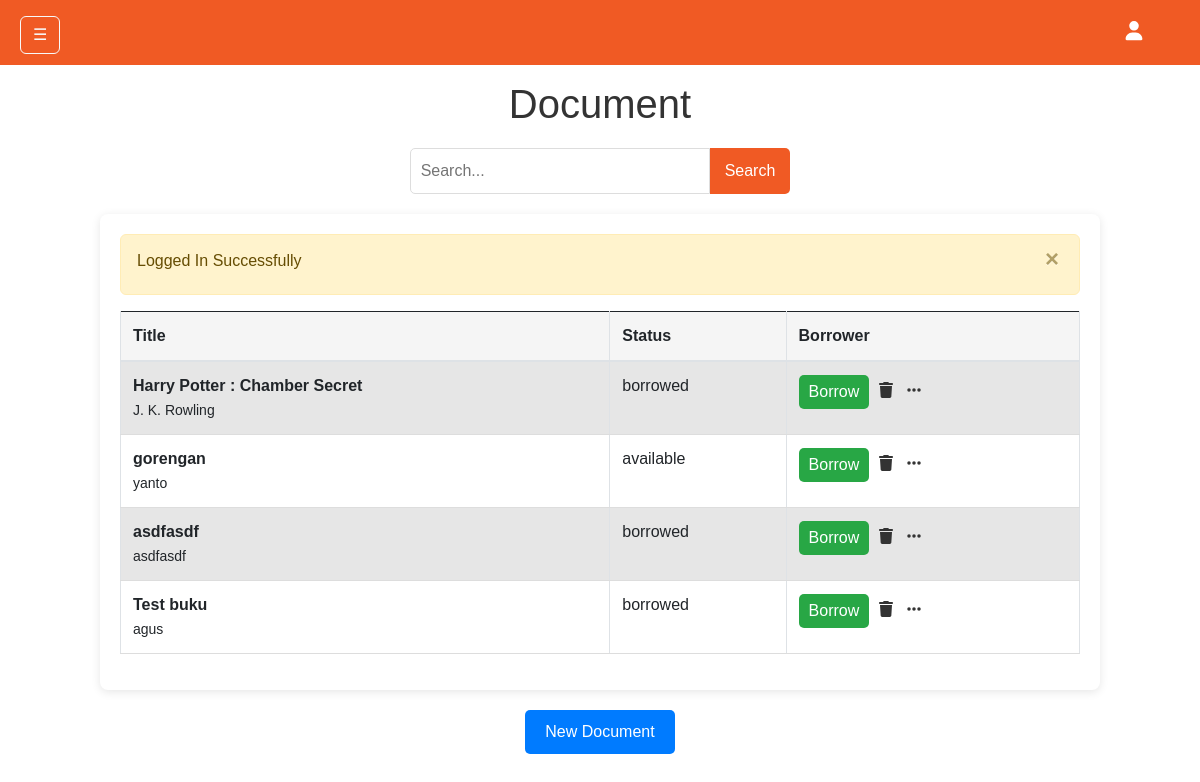
Page /admin/document.php (signed in) on the committed database.
### tables this page shows
CREATE TABLE `document` (
  `id` varchar(13) NOT NULL,
  `tittle` varchar(80) NOT NULL,
  `author` varchar(70) NOT NULL,
  `status` enum('available','borrowed') NOT NULL
);

### admin/document.php (the view, shortened to what this page needs)
<?php include('view/header.php') ?>
<h1 class="main-title">Document</h1>
<div class="search-bar">
    <input type="text" id="searchInput" placeholder="Search...">
    <button onclick="searchTable()">Search</button>
</div>
<div class="table-container">
    <?php
    $document = getAll('document');
    if (mysqli_num_rows($document) > 0) {
    ?>
        <div class="table-responsive">
            <table class="table table-striped table-bordered">
                <thead>
                    <tr>
                        <th>Title</th>
                        <th>Status</th>
                        <th>Borrower</th>
                    </tr>
                </thead>
                <tbody>
                    <?php foreach ($document as $documentItem) : ?>
                        <tr>
                            <td>
                                <strong><?= $documentItem['tittle'] ?></strong><br>
                                <small><?= $documentItem['author'] ?></small>
                            </td>
                            <td><?= $documentItem['status'] ?></td>
                            <td>
                                <button class="borrow-button btn btn-primary" data-toggle="modal" data-target="#borrowModal">Borrow</button>
                                <button class="icon-button"><i class="fa fa-trash" data-toggle="modal" data-target="#deleteModal"></i></button>
                                <button class="icon-button"><i class="fa fa-ellipsis-h"></i></button>
                            </td>
                        </tr>
                    <?php endforeach; ?>
                </tbody>
            </table>
        </div>
    <?php
    } else {
    ?>
        <tr>
            <h4 class="mb-0">No Record Found</td>
        </tr>
    <?php
    }
    ?>
</div>
<button class="new-doc-button btn btn-primary" data-toggle="modal" data-target="#newDocModal">New Document</button>
<?php include('view/footer.php') ?>
</html>

### rows in the picture
document: tittle "Harry Potter : Chamber Secret", author "J. K. Rowling", status "borrowed"
document: tittle "gorengan", author "yanto", status "available"
document: tittle "asdfasdf", author "asdfasdf", status "borrowed"
document: tittle "Test buku", author "agus", status "borrowed"

### other values in the picture
$_SESSION['status'] "Logged In Successfully"
